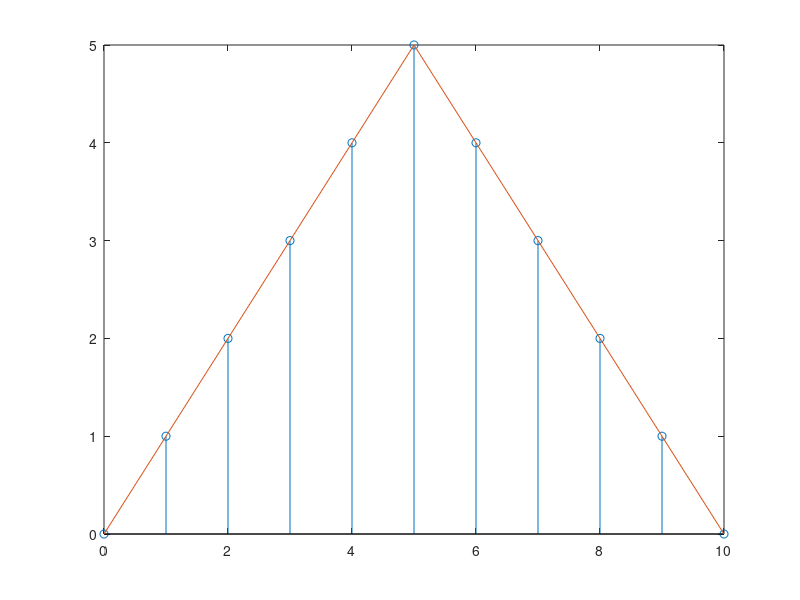

Write MATLAB code to recreate this figure.
close all
clear all
clc
n=0:10;
x=[];
for k=1:length(n)
    if k<=5 x=[x n(k)];
    else x=[x (-n(k)+10)];
    end
end
stem(n,x)
hold on 
plot(n,x)